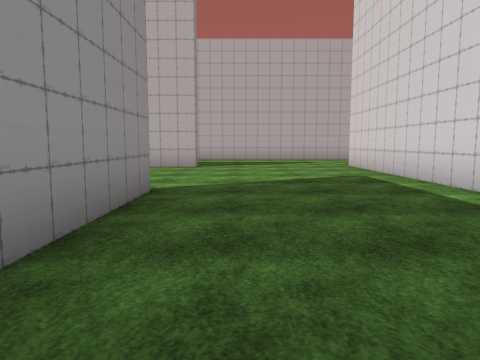
[1] (above)

20 first-person views from a walk through a 3-D level made in the Unity game engine. The camera is 1.3 m above the floor, tilts 6° down and sees 70° across. The floor is counted in squares, 2 m on a side. Each view is taken from the middle of a square. On the plan, view 1 faces up. The plan holds only what a view shows up to about 10 squares ahead; the rest is blank. The place goes on beyond the plan. The player character is not drawn. Some surface patterns are stand-ins.

[2]
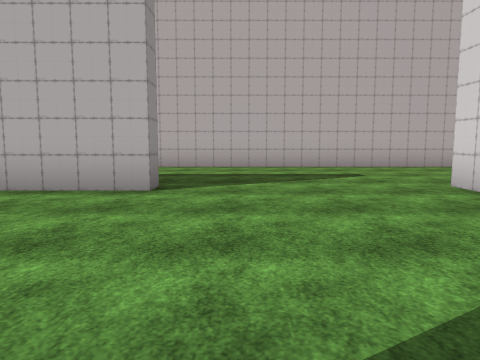

[3]
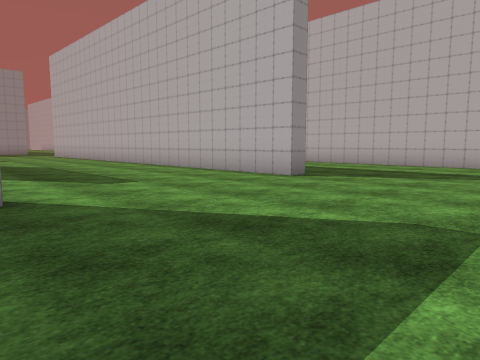

[4]
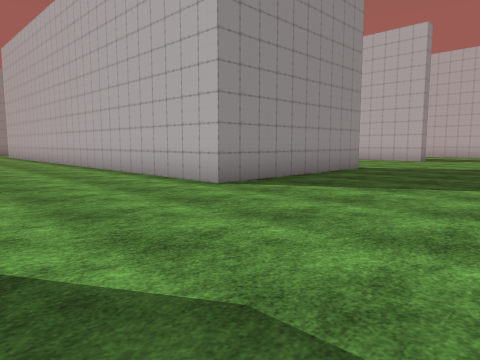

[5]
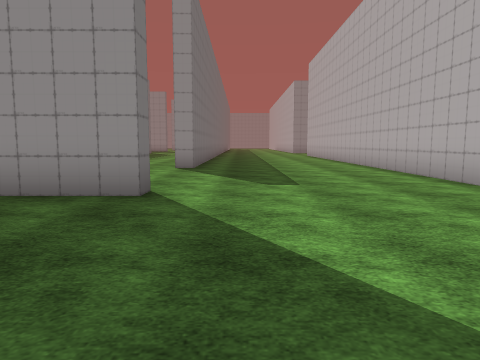

[6]
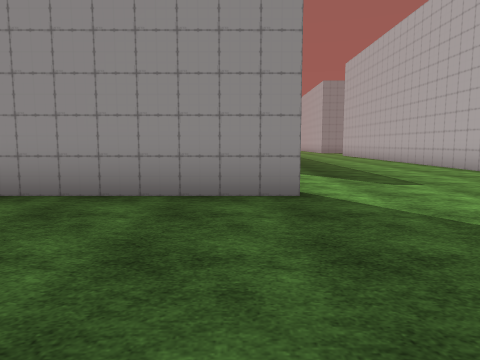

[7]
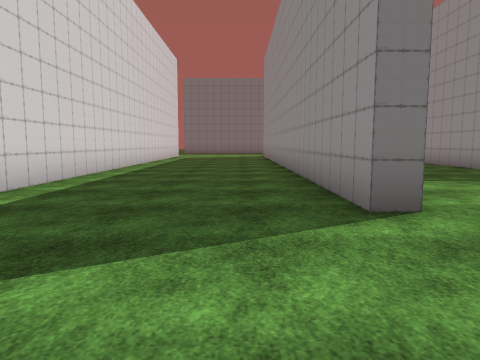

[8]
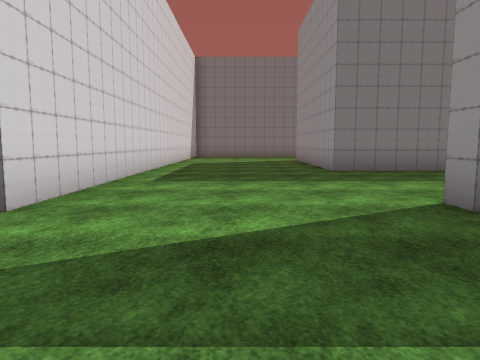

[9]
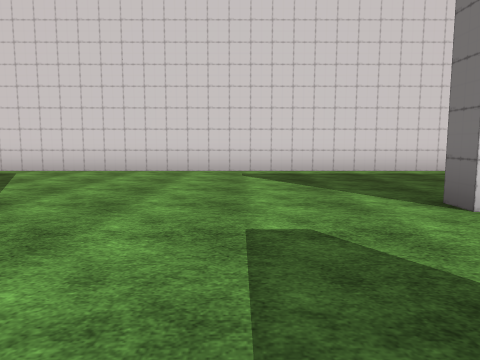

[10]
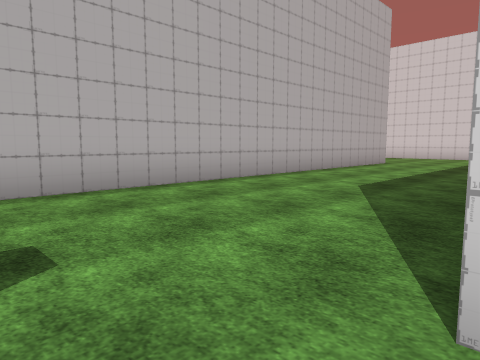

[11]
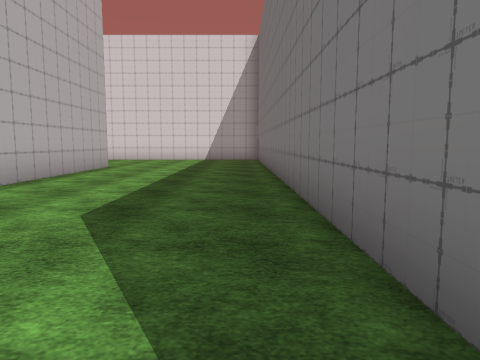

[12]
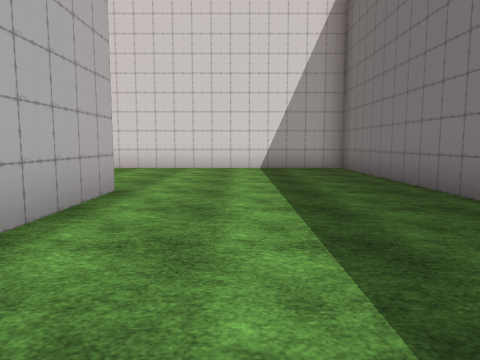

[13]
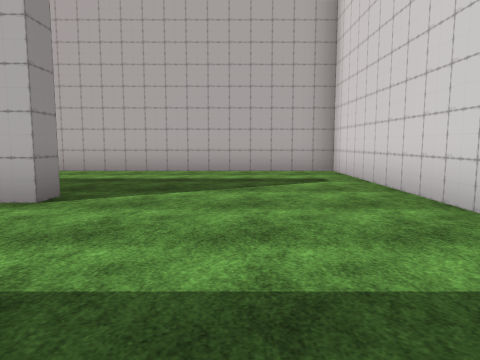

[14]
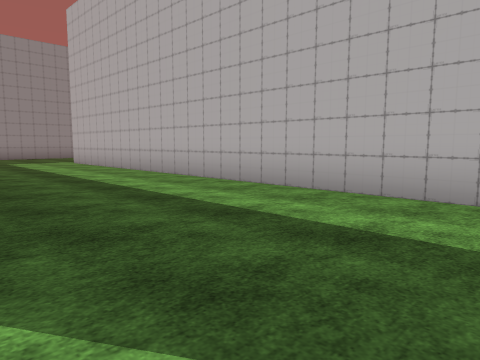

[15]
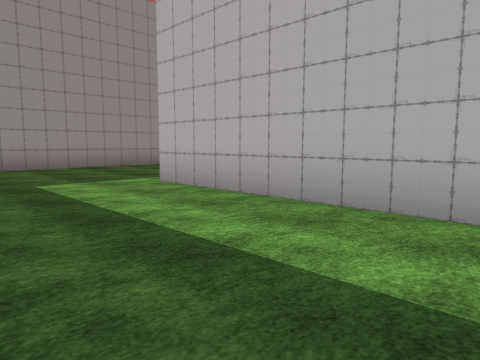

[16]
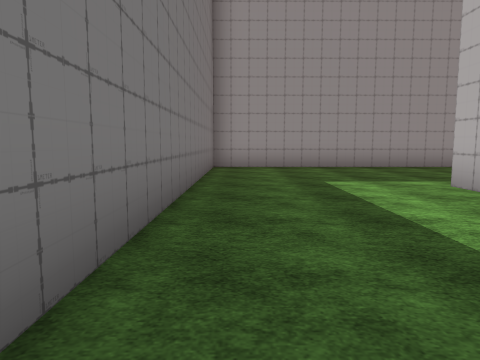

[17]
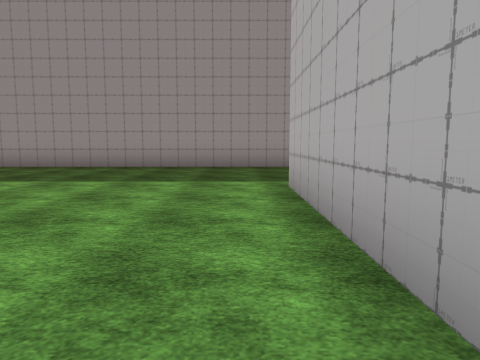

[18]
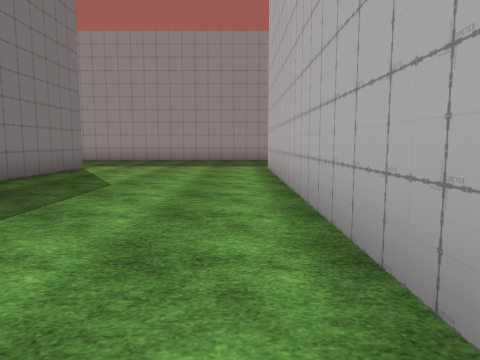

[19]
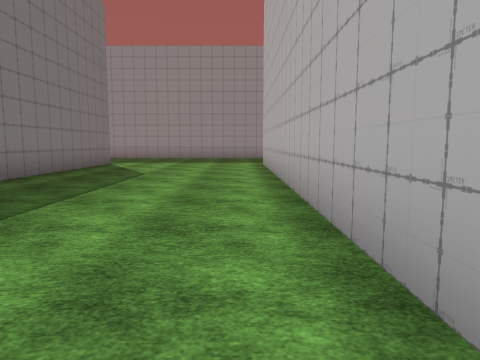

[20]
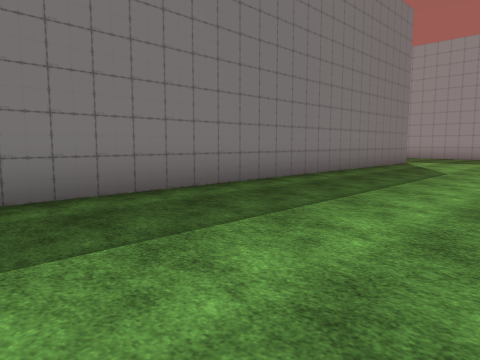

### Floor plan
Points are (right, up) in squares from view 1. A wall is a line through its corners. A room is listed if a view was taken in it or the views show most of it. See-through windows are left out.
Room 1 (views 1, 2, 3, 4, 5, 6, 7, 8, 9, 10, 11, 12, 13, 14, 15, 16, 17, 18, 19, 20)
walls: (5, 10.2) (18.3, 10.2) (18.3, 19.3) (3.8, 19.3); (-1.2, 10.2) (-1.2, 9.8) (-5.5, 9.8); (3.3, 4.6) (3.3, 10.2); (-1.2, 4.9) (-1.2, -0.2) (-7.5, -0.2); (3.8, 19.8) (15.4, 19.8); (13.8, 15.2) (13.8, 14.7) (-2.4, 14.7); (-0.7, 25.5) (-0.7, 15.3) (8, 15.3); (-6.9, -5.3) (-6.3, -5.3) (-6.3, -5.8); (14, 24.8) (3.8, 24.8); (3.3, -12.1) (3.3, 2.9); (-1.8, -12) (-1.8, -5.3) (-1.2, -5.3) (-1.2, -12); (-7.5, -10.2) (-6.3, -10.2) (-6.3, -12.1)

Positions as (right, up) in squares from view 1, and headings:
1: (0, 0), facing up
2: (0, 5), facing up
3: (3, 4), facing up-left
4: (3, -4), facing up-left
5: (3, -4), facing left
6: (3, -6), facing left
7: (0, -2), facing down
8: (-4, -2), facing down
9: (-5, -3), facing right
10: (2, 10), facing up-right
11: (4, 11), facing right
12: (9, 13), facing right
13: (16, 11), facing up
14: (16, 15), facing up-left
15: (9, 16), facing up-left
16: (9, 16), facing left
17: (9, 24), facing left
18: (13, 24), facing left
19: (15, 24), facing left
20: (16, 24), facing down-left
